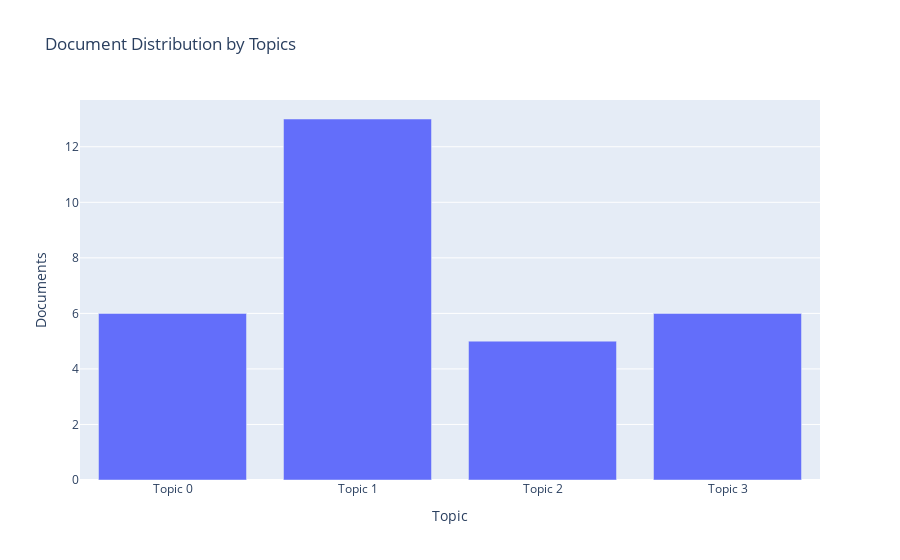

Write notebook code for a chart like this one.
### Code cell
plot_model(lda, plot = 'topic_distribution')

### Figure 1 — Plotly figure (JSON) as saved in the notebook; plotly's stock layout.template omitted (floating-point values rounded to 4 significant figures)
{"data": [{"alignmentgroup": "True", "customdata": [["competence, professional, literacy, educational, digital, help, improve_european_key, multilingual, free, opportunity"], ["competence, educational, project, wikimedia, wikiversity, help, learn, image, learning, opportunity"], ["teacher, information, project, student, use, article, wikimedia, aim, wiki, right"], ["project, article, student, research, immunology, content, translation, translate, work, institution"]], "hovertemplate": "Topic=%{x}<br>Documents=%{y}<br>Keyword=%{customdata[0]}<extra></extra>", "legendgroup": "", "marker": {"color": "#636efa", "pattern": {"shape": ""}}, "name": "", "offsetgroup": "", "orientation": "v", "showlegend": false, "textposition": "auto", "type": "bar", "x": ["Topic 0", "Topic 1", "Topic 2", "Topic 3"], "xaxis": "x", "y": [6, 13, 5, 6], "yaxis": "y"}], "layout": {"barmode": "relative", "legend": {"tracegroupgap": 0}, "title": {"text": "Document Distribution by Topics"}, "xaxis": {"anchor": "y", "domain": [0, 1], "title": {"text": "Topic"}}, "yaxis": {"anchor": "x", "domain": [0, 1], "title": {"text": "Documents"}}}}
